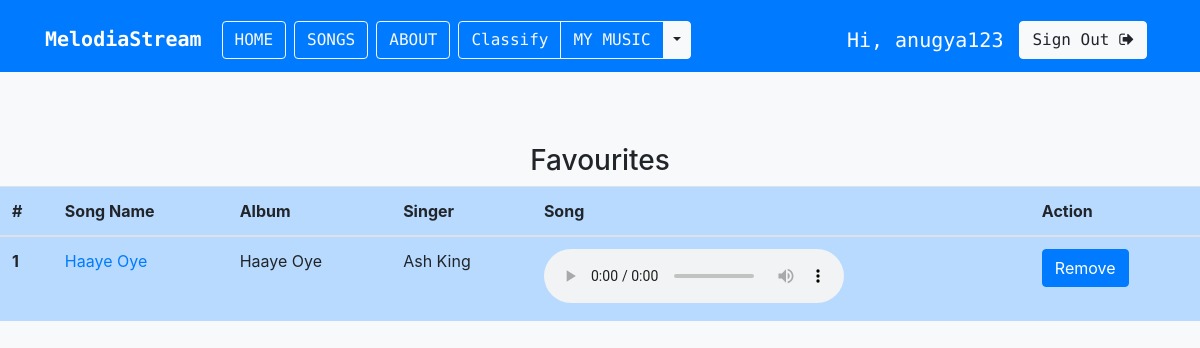
Page /favourite/ (signed in) on the committed database.
### musicapp/models.py (models this page shows)
class Song(models.Model):
    Language_Choice = (
        ('Nepali', 'Nepali'),
        ('Hindi', 'Hindi'),
        ('English', 'English'),
    )
    name = models.CharField(max_length=200)
    album = models.CharField(max_length=200)
    language = models.CharField(max_length=20, choices=Language_Choice, default='Hindi')
    song_img = models.FileField()
    year = models.IntegerField()
    singer = models.CharField(max_length=200)
    song_file = models.FileField()
    def __str__(self):
        return self.name

### musicapp/views.py (the view)
# urls.py: path('favourite/', views.favourite, name='favourite'),
def favourite(request):
    songs = Song.objects.filter(favourite__user=request.user, favourite__is_fav=True).distinct()
    print(f'songs: {songs}')
    if request.method == "POST":
        song_id = list(request.POST.keys())[1]
        favourite_song = Favourite.objects.filter(user=request.user, song__id=song_id, is_fav=True)
        favourite_song.delete()
        messages.success(request, "Removed from favourite!")
    context = {'songs': songs}
    return render(request, 'musicapp/favourite.html', context=context)

### templates/musicapp/favourite.html (shortened to what this page needs)
{% extends 'base.html' %}
{% load socialaccount %}
{% block body %}
<br>
<br>
<br>
<center>
  <h3>Favourites</h3>
</center>
<table class="table table-hover table-primary">
  <thead>
    <tr>
      <th scope="col">#</th>
      <th scope="col">Song Name</th>
      <th scope="col">Album</th>
      <th scope="col">Singer</th>
      <th scope="col">Song</th>
      <th scope="col">Action</th>
    </tr>
  </thead>
  <tbody>
    {% if songs %}
    {% for song in songs %}
    <tr>
      <th scope="row">{{forloop.counter}}</th>
      <td><a href="{% url 'detail' song.id %}">{{song.name}}</a></td>
      <td>{{song.album}}</td>
      <td>{{song.singer}}</td>
      <td>
        <audio controls>
          <source src="{{ song.song_file.url }}" type="audio/mpeg">
        </audio>
      </td>
      <td>
        <form method="post">
          <input class="btn btn-primary" type="submit" value="Remove" name={{song.id}}>
        </form>
      </td>
    </tr>
    {% endfor %}
    {% endif %}
  </tbody>
</table>
{% endblock body %}

### templates/base.html (shortened to what this page needs)
{% load static %}
<!doctype html>
<html lang="en">
<head>
    <link rel="stylesheet" href="https://maxcdn.bootstrapcdn.com/bootstrap/4.0.0/css/bootstrap.min.css">
    <link rel="stylesheet" href="https://stackpath.bootstrapcdn.com/font-awesome/4.7.0/css/font-awesome.min.css">
    <link href="{% static 'musicapp/css/musicplayer.css' %}" rel="stylesheet">
    <link rel="stylesheet" href="https://cdnjs.cloudflare.com/ajax/libs/font-awesome/4.7.0/css/font-awesome.min.css">
</head>
<body class="bg-light">
    <nav class="navbar navbar-expand-md navbar-primary bg-primary">
        <div class="container">
            <h1><a href="{% url 'index' %}" class="navbar-brand">
            <strong style="color:white">MelodiaStream</strong></a></h1>
            <div class="collapse navbar-collapse">
                <a href="{% url 'index' %}" class="btn btn-outline-light mt-2 mx-1">HOME</a>
                <a href="{% url 'all_songs' %}" class="btn btn-outline-light mt-2 mx-1">SONGS</a>
                <a href="{% url 'about' %}" class="btn btn-outline-light mt-2 mx-1">ABOUT</a>
                {% if request.user.is_active %}
                <div class="btn-group mt-2 mx-1">
                    <a type = "button" href = "{% url 'classify' %}" class="btn btn-outline-light">Classify</a>
                    <a type="button" href="{% url 'mymusic' %}" class="btn btn-outline-light">MY MUSIC</a>
                    <button type="button" class="btn btn-light dropdown-toggle dropdown-toggle-split" data-toggle="dropdown" aria-haspopup="true" aria-expanded="false">
                    </button>
                </div>
                {% endif %}
            </div>
            <div class="collapse navbar-collapse justify-content-end" id="navbar">
            {% if request.user.is_active %}
            <h5 class="text-white mt-3 mx-2">Hi, {{ request.user.username }}</h5>
            <a href="{% url 'logout' %}" class="btn btn-light mt-2 mx-2"> Sign Out <i class="fa fa-sign-out" aria-hidden="true"></i></a>
            {% else %}
            <a href="{% url 'login' %}" class="btn btn-light mt-2 mx-2"><i class="fa fa-sign-in" aria-hidden="true"></i> Log In</a>
            <a href="{% url 'signup' %}" class="btn btn-light mt-2 mx-2"><i class="fa fa-user-plus" aria-hidden="true"></i> Sign Up</a>
            {% endif %}
            </div>
        </div>
    </nav>
    {% block body %}
    {% endblock body %}
    <br>
    <br>
    <br>
</body>
</html>

### templates/base.html (style rules this page uses)
.navbar { font-family: 'Source Code Pro', monospace; }
html { position: relative; min-height: 100%; }
body { margin-bottom: 0px; }

### rows in the picture
Song: name "Haaye Oye", album "Haaye Oye", singer "Ash King"

### other values in the picture
{{ request.user.username }} "anugya123"
